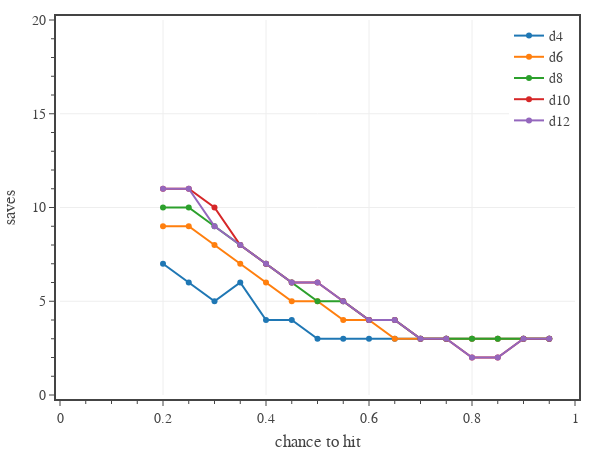

Notebook cell for this chart:
### Code cell
# plots the number of turns it takes for a save to be sufficiently Gaussian
from icepool import d
import numpy as np

"""
0.99    55.99 + -68.24*phit
0.95    16.79 + -18.44*phit
"""

# create figure
fig = go.Figure(
    layout=go.Layout(
        template=tfb.FIG_TEMPLATE,
        xaxis=dict(
            title_text='chance to hit',
            range=[0,1],
            tick0=0, dtick=0.2,
            minor=dict(tick0=0, dtick=0.05),
        ),
        yaxis=dict(
            title_text='saves',
            #type='log',
            range=[0,20],
            tick0=0, dtick=5,
            minor=dict(tick0=0, dtick=1),
            #tickformat='.0%'
        ),
        legend=dict(
            xanchor='right', yanchor='top',
            x=1.00, y=1.00,
            orientation='v',
            tracegroupgap=0,
        )
    )
)


for roll in [4, 6, 8, 10, 12]:
    pc = cp.baseline_pc(16)
    x = []
    y = []
    for ab in list(range(0, 16)):
        dc = ab + 8 + 2
        dpr = cp.save(dc, 1 @ d(roll), 0.5)
        dmg = dpr.damage(pc['save bonus'], 1)
        rnd = cp.rounds_to_gaussian(dmg, rsquared=0.99, method='top-half')

        #p_miss = dmg.probability(0)
        #p_hit = 1 - p_miss
        p_hit = 0.05*(dc - pc['save bonus'] - 1)
        x.append(p_hit)
        y.append(rnd)
        #print(f'{p_hit:.2f}, {rnd:.0f}')

    coefs = np.polyfit(x, np.log10(y), 1)
    poly = np.poly1d(coefs)
    print(f'{coefs[1]:.2f} + {coefs[0]:.2f}*phit')

    fig.add_trace(go.Scatter(
        x=x, 
        y=y,
        name=f'd{roll:.0f}',
        hovertemplate=
            f'<b>d{roll:.0f}</b><br>'+
            'hit %{x:.0%}<br>'+
            'attacks %{y:.0f}<extra></extra>',
    ))

# show figure
fig.update_layout(width=600, height=450)
fig.show(config=tfb.FIG_CONFIG)

# save figures
if SAVEFIGS:
    fig.update_layout(autosize=True, width=None, height=None)
    #tfb.save_fig_html(fig, sformat='large', name=f'./fig-simple-hits-large')
    #tfb.save_fig_html(fig, format='small', name=f'./fig-simple-hits-small')

### Figure 1 — Plotly figure (JSON) as saved in the notebook; plotly's stock layout.template omitted (floating-point values rounded to 4 significant figures)
{"data": [{"hovertemplate": "<b>d4</b><br>hit %{x:.0%}<br>attacks %{y:.0f}<extra></extra>", "name": "d4", "type": "scatter", "x": [0.2, 0.25, 0.3, 0.35, 0.4, 0.45, 0.5, 0.55, 0.6, 0.65, 0.7, 0.75, 0.8, 0.85, 0.9, 0.95], "y": [7, 6, 5, 6, 4, 4, 3, 3, 3, 3, 3, 3, 3, 3, 3, 3]}, {"hovertemplate": "<b>d6</b><br>hit %{x:.0%}<br>attacks %{y:.0f}<extra></extra>", "name": "d6", "type": "scatter", "x": [0.2, 0.25, 0.3, 0.35, 0.4, 0.45, 0.5, 0.55, 0.6, 0.65, 0.7, 0.75, 0.8, 0.85, 0.9, 0.95], "y": [9, 9, 8, 7, 6, 5, 5, 4, 4, 3, 3, 3, 3, 3, 3, 3]}, {"hovertemplate": "<b>d8</b><br>hit %{x:.0%}<br>attacks %{y:.0f}<extra></extra>", "name": "d8", "type": "scatter", "x": [0.2, 0.25, 0.3, 0.35, 0.4, 0.45, 0.5, 0.55, 0.6, 0.65, 0.7, 0.75, 0.8, 0.85, 0.9, 0.95], "y": [10, 10, 9, 8, 7, 6, 5, 5, 4, 4, 3, 3, 3, 3, 3, 3]}, {"hovertemplate": "<b>d10</b><br>hit %{x:.0%}<br>attacks %{y:.0f}<extra></extra>", "name": "d10", "type": "scatter", "x": [0.2, 0.25, 0.3, 0.35, 0.4, 0.45, 0.5, 0.55, 0.6, 0.65, 0.7, 0.75, 0.8, 0.85, 0.9, 0.95], "y": [11, 11, 10, 8, 7, 6, 6, 5, 4, 4, 3, 3, 2, 2, 3, 3]}, {"hovertemplate": "<b>d12</b><br>hit %{x:.0%}<br>attacks %{y:.0f}<extra></extra>", "name": "d12", "type": "scatter", "x": [0.2, 0.25, 0.3, 0.35, 0.4, 0.45, 0.5, 0.55, 0.6, 0.65, 0.7, 0.75, 0.8, 0.85, 0.9, 0.95], "y": [11, 11, 9, 8, 7, 6, 6, 5, 4, 4, 3, 3, 2, 2, 3, 3]}], "layout": {"height": 450, "legend": {"orientation": "v", "tracegroupgap": 0, "x": 1, "xanchor": "right", "y": 1, "yanchor": "top"}, "width": 600, "xaxis": {"dtick": 0.2, "minor": {"dtick": 0.05, "tick0": 0}, "range": [0, 1], "tick0": 0, "title": {"text": "chance to hit"}}, "yaxis": {"dtick": 5, "minor": {"dtick": 1, "tick0": 0}, "range": [0, 20], "tick0": 0, "title": {"text": "saves"}}}}
